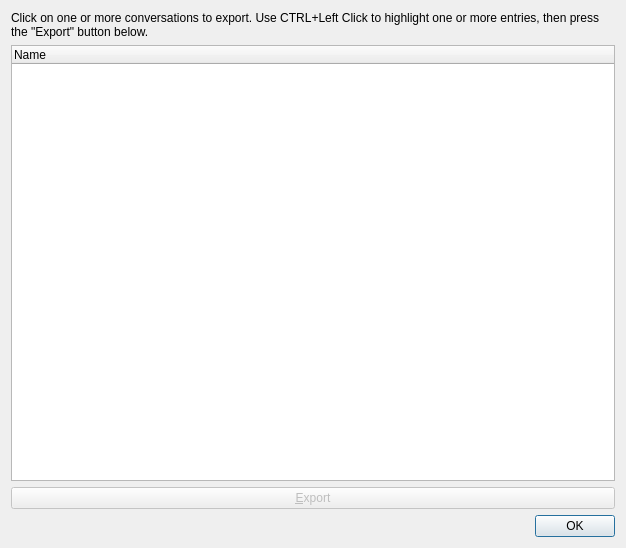
<?xml version="1.0" encoding="UTF-8"?>
<ui version="4.0">
 <class>ExportWindow</class>
 <widget class="QDialog" name="ExportWindow">
  <property name="geometry">
   <rect>
    <x>0</x>
    <y>0</y>
    <width>626</width>
    <height>548</height>
   </rect>
  </property>
  <property name="windowTitle">
   <string>Export Conversations</string>
  </property>
  <layout class="QVBoxLayout" name="verticalLayout" stretch="0,1,0,0">
   <item>
    <widget class="QLabel" name="label">
     <property name="text">
      <string>Click on one or more conversations to export. Use CTRL+Left Click to highlight one or more entries, then press the &quot;Export&quot; button below.</string>
     </property>
     <property name="wordWrap">
      <bool>true</bool>
     </property>
    </widget>
   </item>
   <item>
    <widget class="QTreeWidget" name="m_nameList">
     <property name="selectionMode">
      <enum>QAbstractItemView::ExtendedSelection</enum>
     </property>
     <column>
      <property name="text">
       <string>Name</string>
      </property>
     </column>
    </widget>
   </item>
   <item>
    <widget class="QPushButton" name="m_exportButton">
     <property name="enabled">
      <bool>false</bool>
     </property>
     <property name="text">
      <string>&amp;Export</string>
     </property>
    </widget>
   </item>
   <item>
    <widget class="QDialogButtonBox" name="buttonBox">
     <property name="orientation">
      <enum>Qt::Horizontal</enum>
     </property>
     <property name="standardButtons">
      <set>QDialogButtonBox::Ok</set>
     </property>
    </widget>
   </item>
  </layout>
 </widget>
 <resources/>
 <connections>
  <connection>
   <sender>buttonBox</sender>
   <signal>accepted()</signal>
   <receiver>ExportWindow</receiver>
   <slot>accept()</slot>
   <hints>
    <hint type="sourcelabel">
     <x>248</x>
     <y>254</y>
    </hint>
    <hint type="destinationlabel">
     <x>157</x>
     <y>274</y>
    </hint>
   </hints>
  </connection>
  <connection>
   <sender>buttonBox</sender>
   <signal>rejected()</signal>
   <receiver>ExportWindow</receiver>
   <slot>reject()</slot>
   <hints>
    <hint type="sourcelabel">
     <x>316</x>
     <y>260</y>
    </hint>
    <hint type="destinationlabel">
     <x>286</x>
     <y>274</y>
    </hint>
   </hints>
  </connection>
  <connection>
   <sender>m_nameList</sender>
   <signal>itemSelectionChanged()</signal>
   <receiver>ExportWindow</receiver>
   <slot>OnItemSelectionChanged()</slot>
   <hints>
    <hint type="sourcelabel">
     <x>312</x>
     <y>257</y>
    </hint>
    <hint type="destinationlabel">
     <x>312</x>
     <y>273</y>
    </hint>
   </hints>
  </connection>
  <connection>
   <sender>m_exportButton</sender>
   <signal>clicked()</signal>
   <receiver>ExportWindow</receiver>
   <slot>OnExportButtonClicked()</slot>
   <hints>
    <hint type="sourcelabel">
     <x>312</x>
     <y>487</y>
    </hint>
    <hint type="destinationlabel">
     <x>312</x>
     <y>273</y>
    </hint>
   </hints>
  </connection>
 </connections>
 <slots>
  <slot>OnItemSelectionChanged()</slot>
  <slot>OnExportButtonClicked()</slot>
 </slots>
</ui>
